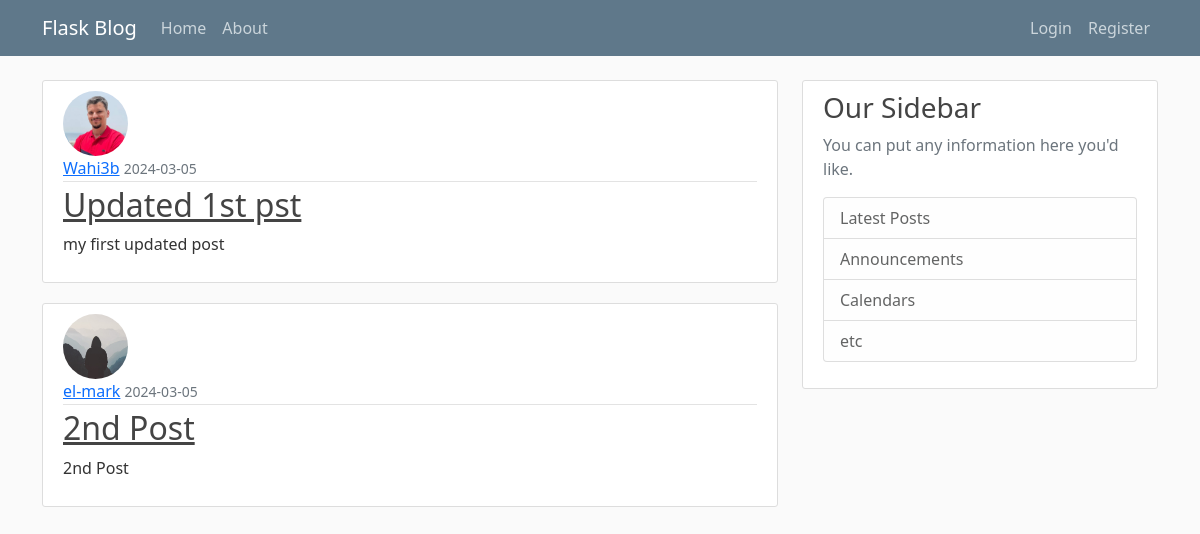
The page / on the database its author committed.
### flaskblog/models.py (models this page shows, shortened)
class Post(db.Model):
    id = db.Column(db.Integer,primary_key=True)
    title = db.Column(db.String(100), nullable =False)
    date_posted= db.Column(db.DateTime,nullable=False,default= datetime.utcnow)
    content = db.Column(db.Text,nullable=False)
    user_id = db.Column(db.Integer, db.ForeignKey('user.id'),nullable=False)

class User(db.Model,UserMixin):
    id = db.Column(db.Integer,primary_key=True)
    username = db.Column(db.String(32), unique=True, nullable=False)
    email = db.Column(db.String(120), unique=True, nullable=False)
    image_file = db.Column(db.String(20), nullable=False, default='default.jpeg')
    password = db.Column(db.String(60), nullable=False)
    posts = db.relationship('Post',backref='author',lazy=True)

### flaskblog/routes.py (the view)
@app.route('/')
def home():
    page = request.args.get('page', default = 1, type = int)
    posts = Post.query.paginate(page=page, per_page=2)
    return render_template('home.html',posts=posts)

### flaskblog/templates/home.html
{% extends "layout.html" %}
{% block content %}
    {% for post in posts.items %}
        <article class="media content-section">
          <img class="rounded-circle article-img" src= "{{ url_for('static', filename ='profile_pics/' + post.author.image_file) }}">
          <div class="media-body">
            <div class="article-metadata">
              <a class="mr-2" href="#">{{ post.author.username }}</a>
              <small class="text-muted">{{ post.date_posted.strftime('%Y-%m-%d') }}</small>
            </div>
            <h2><a class="article-title" href=" {{ url_for('post', post_id=post.id) }} ">{{ post.title }}</a></h2>
            <p class="article-content">{{ post.content }}</p>
          </div>
        </article>
    {% endfor %}
{% endblock content %}

### flaskblog/templates/layout.html (shortened to what this page needs)
<!DOCTYPE html>
<html>
<head>
    <link href="https://cdn.jsdelivr.net/npm/bootstrap@5.0.2/dist/css/bootstrap.min.css" rel="stylesheet">
    <link type="text/css" rel="stylesheet" href="{{ url_for('static', filename= 'main.css') }}">
</head>
<body>
    <header class="site-header">
      <nav class="navbar navbar-expand-md navbar-dark bg-steel fixed-top">
        <div class="container">
          <a class="navbar-brand mr-4" href="/">Flask Blog</a>
          <div class="collapse navbar-collapse" id="navbarToggle">
            <div class="navbar-nav me-auto">
              <a class="nav-item nav-link " href="{{ url_for('home')}}">Home</a>
              <a class="nav-item nav-link" href="{{ url_for('about')}}">About</a>
            </div>
            <div class="navbar-nav">
            {% if current_user.is_authenticated %}
            <a class="nav-item nav-link" href="{{ url_for('new_post')}}">New Post</a>
            <a class="nav-item nav-link" href="{{ url_for('account')}}">Account</a>
            <a class="nav-item nav-link" href="{{ url_for('logout')}}">Logout</a>
            {% else %}
              <a class="nav-item nav-link" href="{{ url_for('login')}}">Login</a>
              <a class="nav-item nav-link" href="{{ url_for('register')}}">Register</a>
            {% endif %}
            </div>
          </div>
        </div>
      </nav>
    </header>
    <main role="main" class="container">
      <div class="row">
        <div class="col-md-8">
          {% block content %}{% endblock %}
        </div>
        <div class="col-md-4">
          <div class="content-section">
            <h3>Our Sidebar</h3>
            <p class='text-muted'>You can put any information here you'd like.
              <ul class="list-group">
                <li class="list-group-item list-group-item-light">Latest Posts</li>
                <li class="list-group-item list-group-item-light">Announcements</li>
                <li class="list-group-item list-group-item-light">Calendars</li>
                <li class="list-group-item list-group-item-light">etc</li>
              </ul>
            </p>
          </div>
        </div>
      </div>
    </main>
</body>
</html>

### flaskblog/static/main.css (style rules this page uses)
body { background: #fafafa; color: #333333; margin-top: 5rem; }
h1, h2, h3, h4, h5, h6 { color: #444444; }
.bg-steel { background-color: #5f788a; }
.site-header .navbar-nav .nav-link { color: #cbd5db; }
.content-section { background: #ffffff; padding: 10px 20px; border: 1px solid #dddddd; border-radius: 3px; margin-bottom: 20px; }
.article-title { color: #444444; }
.article-content { white-space: pre-line; }
.article-img { height: 65px; width: 65px; margin-right: 16px; }
.article-metadata { padding-bottom: 1px; margin-bottom: 4px; border-bottom: 1px solid #e3e3e3 }

### rows shown on the page
Post: image_file (picture), author.username "Wahi3b", date_posted "2024-03-05", title "Updated 1st pst", content "my first updated post"
Post: image_file (placeholder picture), author.username "el-mark", date_posted "2024-03-05", title "2nd Post", content "2nd Post"
